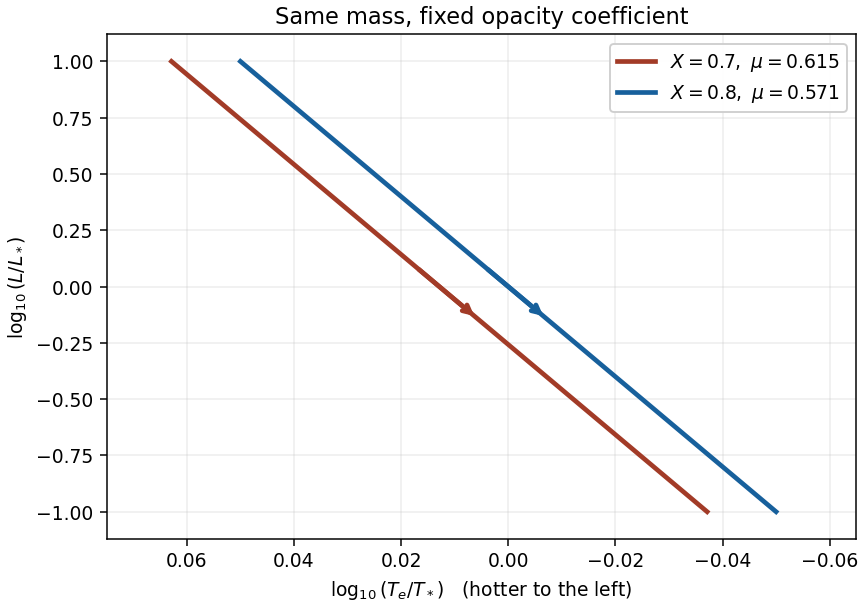

Generate this figure with Python:
"""Schematic fixed-mass tracks for the stated opacity; output to caller CWD."""
from pathlib import Path
import numpy as np
import matplotlib
matplotlib.use('Agg')
import matplotlib.pyplot as plt

fig, ax = plt.subplots(figsize=(6.4, 4.5), layout='constrained')
y = np.linspace(1.0, -1.0, 220)
for hydrogen, mu, color in [(0.7, 8/13, '#a23b27'), (0.8, 4/7, '#17609c')]:
    shift = 8*np.log10(mu/(4/7))
    x = (y+shift)/20
    ax.plot(x, y, color=color, lw=2.5, label=rf'$X={hydrogen},\ \mu={mu:.3f}$')
    k = 100
    ax.annotate('', xy=(x[k+25], y[k+25]), xytext=(x[k], y[k]),
                arrowprops={'arrowstyle':'->','color':color,'lw':2.5})
ax.set_xlim(0.075, -0.065)
ax.set_ylim(-1.12,1.12)
ax.set_xlabel(r'$\log_{10}(T_e/T_*)$   (hotter to the left)')
ax.set_ylabel(r'$\log_{10}(L/L_*)$')
ax.set_title('Same mass, fixed opacity coefficient')
ax.grid(alpha=.22)
ax.legend(loc='upper right', framealpha=.95)
fig.savefig(Path('paper-63-convective-tracks.png'), dpi=135, facecolor='white')
